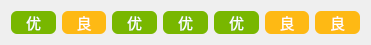
  <widget class="QWidget" name="">
   <property name="geometry">
    <rect>
     <x>340</x>
     <y>200</y>
     <width>371</width>
     <height>31</height>
    </rect>
   </property>
   <layout class="QHBoxLayout" name="horizontalLayout_7">
    <item>
     <widget class="QLabel" name="label_58">
      <property name="font">
       <font>
        <family>宋体</family>
        <pointsize>11</pointsize>
       </font>
      </property>
      <property name="styleSheet">
       <string notr="true">background-color:#78b700;
border-radius:6px;
color:white;
</string>
      </property>
      <property name="text">
       <string>优</string>
      </property>
      <property name="alignment">
       <set>Qt::AlignCenter</set>
      </property>
     </widget>
    </item>
    <item>
     <widget class="QLabel" name="label_59">
      <property name="font">
       <font>
        <family>宋体</family>
        <pointsize>11</pointsize>
       </font>
      </property>
      <property name="styleSheet">
       <string notr="true">background-color:#feb914;
border-radius:6px;
color:white;
</string>
      </property>
      <property name="text">
       <string>良</string>
      </property>
      <property name="alignment">
       <set>Qt::AlignCenter</set>
      </property>
     </widget>
    </item>
    <item>
     <widget class="QLabel" name="label_60">
      <property name="font">
       <font>
        <family>宋体</family>
        <pointsize>11</pointsize>
       </font>
      </property>
      <property name="styleSheet">
       <string notr="true">background-color:#78b700;
border-radius:6px;
color:white;
</string>
      </property>
      <property name="text">
       <string>优</string>
      </property>
      <property name="alignment">
       <set>Qt::AlignCenter</set>
      </property>
     </widget>
    </item>
    <item>
     <widget class="QLabel" name="label_61">
      <property name="font">
       <font>
        <family>宋体</family>
        <pointsize>11</pointsize>
       </font>
      </property>
      <property name="styleSheet">
       <string notr="true">background-color:#78b700;
border-radius:6px;
color:white;
</string>
      </property>
      <property name="text">
       <string>优</string>
      </property>
      <property name="alignment">
       <set>Qt::AlignCenter</set>
      </property>
     </widget>
    </item>
    <item>
     <widget class="QLabel" name="label_62">
      <property name="font">
       <font>
        <family>宋体</family>
        <pointsize>11</pointsize>
       </font>
      </property>
      <property name="styleSheet">
       <string notr="true">background-color:#78b700;
border-radius:6px;
color:white;
</string>
      </property>
      <property name="text">
       <string>优</string>
      </property>
      <property name="alignment">
       <set>Qt::AlignCenter</set>
      </property>
     </widget>
    </item>
    <item>
     <widget class="QLabel" name="label_63">
      <property name="font">
       <font>
        <family>宋体</family>
        <pointsize>11</pointsize>
       </font>
      </property>
      <property name="styleSheet">
       <string notr="true">background-color:#feb914;
border-radius:6px;
color:white;
</string>
      </property>
      <property name="text">
       <string>良</string>
      </property>
      <property name="alignment">
       <set>Qt::AlignCenter</set>
      </property>
     </widget>
    </item>
    <item>
     <widget class="QLabel" name="label_64">
      <property name="font">
       <font>
        <family>宋体</family>
        <pointsize>11</pointsize>
       </font>
      </property>
      <property name="styleSheet">
       <string notr="true">background-color:#feb914;
border-radius:6px;
color:white;
</string>
      </property>
      <property name="text">
       <string>良</string>
      </property>
      <property name="alignment">
       <set>Qt::AlignCenter</set>
      </property>
     </widget>
    </item>
   </layout>
  </widget>
